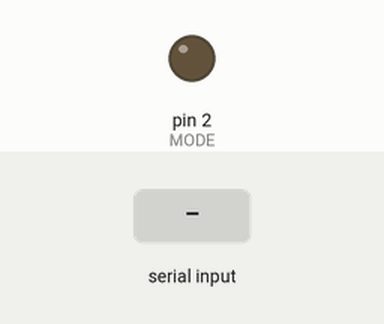
Recording of a sketch running on a simulated Arduino Uno, built with avr-gcc and run on an emulated ATmega328P. Shown: output pins drawn as LEDs (lit = HIGH). The test bench sets the inputs (shaded band). What the sketch prints to the serial monitor is not drawn.

Above: at 1.2 s.
1.3 s: "Give" received over Serial
At 1.47 s:
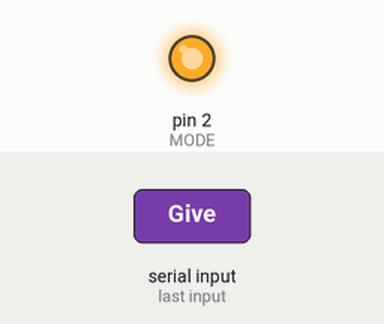
Timing chart, 0 to 4.3 s (numbered marks = the images above; inputs shaded):
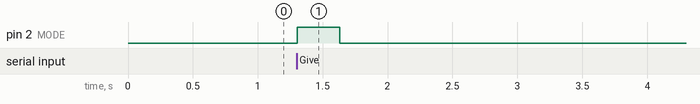

The sketch:

slave1.ino
```cpp
#define BAUD 14400
#define MODE 2
#define TRANSMIT HIGH
#define RECEIVE LOW
#define ID 11

char symbol;
int i = 0;
char* bufferPtr;

void setup(void) {
  Serial.begin(BAUD);
  pinMode(MODE, OUTPUT);
  digitalWrite(MODE, RECEIVE);
}


void loop() {
  i = 0;
  symbol = 0;
  if (Serial.available()) {
    bufferPtr = (char*)malloc(50 * sizeof(char));
    delay(5);
    while (Serial.available()) {
      symbol = Serial.read();
      if (symbol == ';') {
        bufferPtr[i++] = '\0';
        i = 0;
        int c;
        sscanf(bufferPtr, "%d", &c);
        if (c != ID) {
          while (Serial.available()){Serial.read();}
          free(bufferPtr);
          return;
        }
      } else {
        bufferPtr[i++] = symbol;
      }
    }
    if (i > 0){
      bufferPtr[i++] = '\0';
    }
  }
  if (i > 0) {
    if (!strcmp(bufferPtr, "Give")) {
      char message[] = "05.09.2000";
      sendMessage(1, message, sizeof(message));
    }
  }
  free(bufferPtr);
  //delay(200);
}

void sendMessage(int recevierId, char str[], long sizeOf) {
  char buffer[20];
  digitalWrite(MODE, TRANSMIT);
  long crc = calculateAlgorithmicImplementationGenibusCrc(str, sizeOf / sizeof(char) - 1, 0x7, 0x00, false, false, 0x55, 8);
  delay(60);
  sprintf(buffer, "%d;%d:%lx!%s*", recevierId, ID, crc, str);
  Serial.print(buffer);

  delay(50);
  str[0] ^= (1<<1);
  sprintf(buffer, "%d;%d:%lx!%s*", recevierId, ID, crc, str);
  Serial.print(buffer);

  delay(50);
  str[0] ^= (1<<1);
  str[strlen(str) - 1] ^= (1<<3);
  sprintf(buffer, "%d;%d:%lx!%s*", recevierId, ID, crc, str);
  Serial.print(buffer);

  delay(50);
  str[strlen(str) - 1] ^= (1<<3);
  str[2] ^= (1<<3) | (1<<7);
  sprintf(buffer, "%d;%d:%lx!%s*", recevierId, ID, crc, str);
  Serial.print(buffer);

  delay(50);
  str[2] ^= (1<<3) | (1<<7);
  str[4] ^= (1<<1) | (1<<2) | (1<<5);
  sprintf(buffer, "%d;%d:%lx!%s*", recevierId, ID, crc, str);
  Serial.print(buffer);

  delay(60);
  digitalWrite(MODE, RECEIVE);
}

long calculateAlgorithmicImplementationGenibusCrc(const char data[], const unsigned long length, unsigned long crc,
        const unsigned long poly, const bool refIn, const bool refOut, const unsigned long xorOut,
        const unsigned long crcBitLength) {
    unsigned long greatestBit = 1 << (crcBitLength - 1);
    unsigned long cutter = (1 << crcBitLength) - 1;
    unsigned long table[256];

    for (unsigned long i = 0; i < 256; i++) {
        unsigned long res = i;

        if (crcBitLength > 8) {
            res <<= (crcBitLength - 8);
        }

        for (unsigned int j = 0; j < 8; j++) {
            if ((res & greatestBit) != 0) {
                res = (res << 1) ^ poly;
            }
            else {
                res <<= 1;
            }
        }

        table[i] = res & cutter;
    }

    unsigned long shift = (crcBitLength - 8 < 0) ? 0 : (crcBitLength - 8);
    for (unsigned long i = 0; i < length; i++) {
        unsigned long temp = data[i];
        if (refIn) {
            temp = reverseBits(temp, 8);
        }
        crc = table[(crc >> shift) ^ temp] ^ (crc << 8);
        crc &= cutter;
    }

    if (refOut) {
        crc = reverseBits(crc, crcBitLength);
    }

    return crc ^ xorOut;
}

unsigned long reverseBits(unsigned long value, const unsigned long size) {
    unsigned long newValue = 0;

    for (unsigned long i = size - 1; i >= 0; i--) {
        newValue |= (value & 1) << i;
        value >>= 1;
    }
    return newValue;
}
```

Measured:
- after the input at 1.3 s, pin 2 (MODE): LOW → HIGH at once, → LOW 0.33 s later
